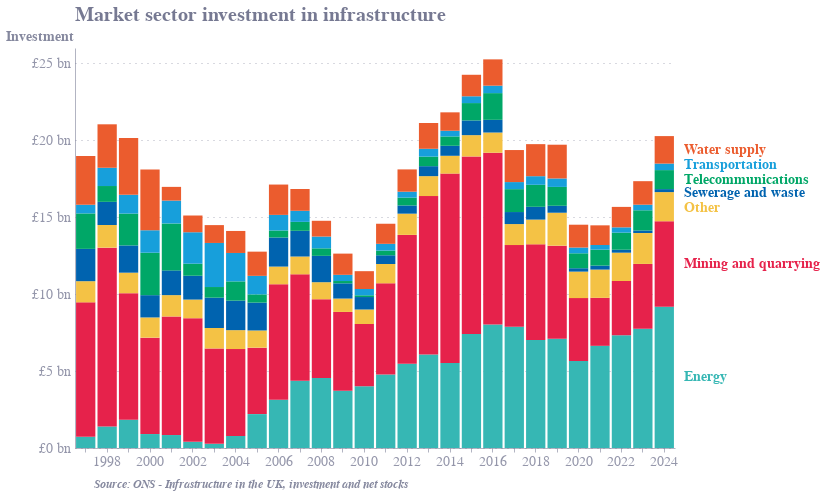

The notebook cell saved with this chart:
### Code cell
# Manual adjustments for text positioning (modify as needed)
manual_adjustments = {
    # 'Type_name': {'dx': offset_x, 'dy': offset_y}
   'Water supply': {'dx': 20, 'dy': 0},
   'Transportation': {'dx': 20, 'dy': -2.5},
   'Telecommunications': {'dx': 20, 'dy': 0},
   'Sewerage and waste': {'dx': 20, 'dy': 2},
   'Other': {'dx': 20, 'dy': 1},
}

# Apply manual adjustments to the dataframe
last_points_adj = last_points.copy()
last_points_adj['manual_dx'] = 20  # default dx
last_points_adj['manual_dy'] = 0   # default dy

for type_name, adjustments in manual_adjustments.items():
    mask = last_points_adj['Type'] == type_name
    if 'dx' in adjustments:
        last_points_adj.loc[mask, 'manual_dx'] = adjustments['dx']
    if 'dy' in adjustments:
        last_points_adj.loc[mask, 'manual_dy'] = adjustments['dy']

bars = alt.Chart(inf_sorted).mark_bar().encode(
    x=alt.X('Year:N',
            title='Source: ONS - Infrastructure in the UK, investment and net stocks', 
            axis=alt.Axis(labelExpr="datum.value % 2 == 0 ? datum.label : ''", 
                          labelFontSize=14,
                          titleFontSize=12,
                          titleX=175,
                          titleY=30,
                          titleFontStyle='italic')),
    y=alt.Y('Amount:Q', 
            title='Investment',
            axis=alt.Axis(labelExpr="'£' + datum.value / 1000 + ' bn'", 
                          labelFontSize=14, 
                          titleFontSize=14,
                          titleX=-70)),
    color=alt.Color('Type:N', sort=type_order, legend=None),
    order=alt.Order('Type:N', sort='ascending')
)

# Create individual text layers for each unique dx/dy combination
text_layers = []
for _, row in last_points_adj.iterrows():
    single_point = last_points_adj[last_points_adj.index == row.name]
    text_layer = alt.Chart(single_point).mark_text(
        align='left',
        fontWeight='bold',
        fontSize=14,
        dx=int(row['manual_dx']),
        dy=int(row['manual_dy'])
    ).encode(
        x=alt.X('Year:N'),
        y=alt.Y('stack_mid:Q'),
        text='Type:N',
        color=alt.Color('Type:N', legend=None)
    )
    text_layers.append(text_layer)

# Combine all text layers
all_text = alt.layer(*text_layers)

chart = (bars + all_text).properties(width=600, height=400).properties(title={
    "text": "Market sector investment in infrastructure",
    "fontSize": 20, 
})

chart

### Figure 1 — Vega-Lite specification as saved in the notebook (floating-point values rounded to 4 significant figures; data arrays with more than 128 entries replaced by an {"elided": "..."} marker saying what was removed)
{"config": {"font": "Circular Std", "text": {"color": "#676A86", "align": "left", "baseline": "middle", "dx": 7, "dy": 0, "fontSize": 11}, "view": {"stroke": null, "continuousWidth": 400, "continuousHeight": 300, "discreteWidth": 400, "discreteHeight": 300}, "range": {"category": ["#36B7B4", "#E6224B", "#F4C245", "#0063AF", "#00A767", "#179FDB", "#EB5C2E"], "diverging": ["#E6224B", "#E54753", "#C9C9C9", "#179FDB", "#122B39"], "heatmap": ["#C9C9C9", "#179FDB", "#0063AF", "#122B39"], "ordinal": ["#00A767", "#36B7B4", "#179FDB", "#0063AF", "#243B5A"]}, "bar": {"color": "#179fdb"}, "line": {"color": "#e6224b"}, "rule": {"color": "#676A86"}, "area": {"opacity": 0.3}, "point": {"filled": true, "size": 80, "color": "#e6224b", "opacity": 0.95}, "geoshape": {"stroke": "white", "strokeWidth": 0.3}, "rect": {"fill": "#d6d4d4", "opacity": 0.3}, "axis": {"labelColor": "#676A86", "labelFontSize": 11, "labelFont": "Circular Std", "labelOpacity": 0.7, "tickColor": "#676A86", "tickOpacity": 0.5, "domainColor": "#676A86", "domainOpacity": 0.5, "gridColor": "#676A86", "gridDash": [2, 2], "gridOpacity": 0.5, "title": null, "titleColor": "#676A86", "titleOpacity": 0.8, "tickSize": 4}, "axisXDiscrete": {"grid": false, "labelAngle": 0, "tickCount": 10, "tickOpacity": 0.5, "title": null}, "axisYDiscrete": {"ticks": false, "labelPadding": 5}, "axisXTemporal": {"grid": false, "ticks": true}, "axisXQuantitative": {"grid": true}, "axisYQuantitative": {"gridColor": "#676A86", "gridDash": [1, 5], "gridOpacity": 0.5, "ticks": false, "labelPadding": 5, "tickCount": 8, "titleAngle": 0, "titleAlign": "left", "titleBaseline": "bottom", "titleX": 0, "titleY": -5}, "title": {"color": "#676A86E6", "subtitleColor": "#676A86", "font": "Circular Std", "subtitleFont": "Circular Std", "anchor": "start", "fontSize": 14, "subtitleFontSize": 12, "subtitlePadding": 4, "offset": 0, "frame": "group"}, "legend": {"titleColor": "#122b39", "title": null, "labelColor": "#122b39", "labelFontSize": 11}}, "layer": [{"data": {"name": "data-2769651cf709111b7a8dacb81788152f"}, "mark": {"type": "bar"}, "encoding": {"color": {"field": "Type", "legend": null, "sort": ["Water supply", "Transportation", "Telecommunications", "Sewerage and waste", "Other", "Mining and quarrying", "Energy"], "type": "nominal"}, "order": {"field": "Type", "sort": "ascending", "type": "nominal"}, "x": {"axis": {"labelExpr": "datum.value % 2 == 0 ? datum.label : ''", "labelFontSize": 14, "titleFontSize": 12, "titleFontStyle": "italic", "titleX": 175, "titleY": 30}, "field": "Year", "title": "Source: ONS - Infrastructure in the UK, investment and net stocks", "type": "nominal"}, "y": {"axis": {"labelExpr": "'£' + datum.value / 1000 + ' bn'", "labelFontSize": 14, "titleFontSize": 14, "titleX": -70}, "field": "Amount", "title": "Investment", "type": "quantitative"}}}, {"layer": [{"data": {"name": "data-046b7ebb70a8a84da003533d8ac1185f"}, "mark": {"type": "text", "align": "left", "dx": 20, "dy": 0, "fontSize": 14, "fontWeight": "bold"}, "encoding": {"color": {"field": "Type", "legend": null, "type": "nominal"}, "text": {"field": "Type", "type": "nominal"}, "x": {"field": "Year", "type": "nominal"}, "y": {"field": "stack_mid", "type": "quantitative"}}}, {"data": {"name": "data-0dd6e5504d3fe0e7158a9d91a2107e42"}, "mark": {"type": "text", "align": "left", "dx": 20, "dy": 0, "fontSize": 14, "fontWeight": "bold"}, "encoding": {"color": {"field": "Type", "legend": null, "type": "nominal"}, "text": {"field": "Type", "type": "nominal"}, "x": {"field": "Year", "type": "nominal"}, "y": {"field": "stack_mid", "type": "quantitative"}}}, {"data": {"name": "data-33c79e80d4e8aba1985c351b6168aba6"}, "mark": {"type": "text", "align": "left", "dx": 20, "dy": 1, "fontSize": 14, "fontWeight": "bold"}, "encoding": {"color": {"field": "Type", "legend": null, "type": "nominal"}, "text": {"field": "Type", "type": "nominal"}, "x": {"field": "Year", "type": "nominal"}, "y": {"field": "stack_mid", "type": "quantitative"}}}, {"data": {"name": "data-f97803a79efb649b082b06b50ede1f4d"}, "mark": {"type": "text", "align": "left", "dx": 20, "dy": 2, "fontSize": 14, "fontWeight": "bold"}, "encoding": {"color": {"field": "Type", "legend": null, "type": "nominal"}, "text": {"field": "Type", "type": "nominal"}, "x": {"field": "Year", "type": "nominal"}, "y": {"field": "stack_mid", "type": "quantitative"}}}, {"data": {"name": "data-e2f9f3855d53906b6e3c75649594dbba"}, "mark": {"type": "text", "align": "left", "dx": 20, "dy": 0, "fontSize": 14, "fontWeight": "bold"}, "encoding": {"color": {"field": "Type", "legend": null, "type": "nominal"}, "text": {"field": "Type", "type": "nominal"}, "x": {"field": "Year", "type": "nominal"}, "y": {"field": "stack_mid", "type": "quantitative"}}}, {"data": {"name": "data-47ce2547f6e85426df5c3f727c2ed763"}, "mark": {"type": "text", "align": "left", "dx": 20, "dy": -2, "fontSize": 14, "fontWeight": "bold"}, "encoding": {"color": {"field": "Type", "legend": null, "type": "nominal"}, "text": {"field": "Type", "type": "nominal"}, "x": {"field": "Year", "type": "nominal"}, "y": {"field": "stack_mid", "type": "quantitative"}}}, {"data": {"name": "data-1690e37dc20a99e2e63479b9d54df901"}, "mark": {"type": "text", "align": "left", "dx": 20, "dy": 0, "fontSize": 14, "fontWeight": "bold"}, "encoding": {"color": {"field": "Type", "legend": null, "type": "nominal"}, "text": {"field": "Type", "type": "nominal"}, "x": {"field": "Year", "type": "nominal"}, "y": {"field": "stack_mid", "type": "quantitative"}}}]}], "height": 400, "title": {"text": "Market sector investment in infrastructure", "fontSize": 20}, "width": 600, "$schema": "https://vega.github.io/schema/vega-lite/v5.20.1.json", "datasets": {"data-2769651cf709111b7a8dacb81788152f": {"elided": "196 records"}, "data-046b7ebb70a8a84da003533d8ac1185f": [{"Year": 2024, "Type": "Energy", "Amount": 9186, "stack_top": 9186, "stack_bottom": 0, "stack_mid": 4593.0, "manual_dx": 20, "manual_dy": 0.0}], "data-0dd6e5504d3fe0e7158a9d91a2107e42": [{"Year": 2024, "Type": "Mining and quarrying", "Amount": 5553, "stack_top": 14739, "stack_bottom": 9186, "stack_mid": 11960.0, "manual_dx": 20, "manual_dy": 0.0}], "data-33c79e80d4e8aba1985c351b6168aba6": [{"Year": 2024, "Type": "Other", "Amount": 1895, "stack_top": 16634, "stack_bottom": 14739, "stack_mid": 15690.0, "manual_dx": 20, "manual_dy": 1.0}], "data-f97803a79efb649b082b06b50ede1f4d": [{"Year": 2024, "Type": "Sewerage and waste", "Amount": 194, "stack_top": 16828, "stack_bottom": 16634, "stack_mid": 16730.0, "manual_dx": 20, "manual_dy": 2.0}], "data-e2f9f3855d53906b6e3c75649594dbba": [{"Year": 2024, "Type": "Telecommunications", "Amount": 1235, "stack_top": 18063, "stack_bottom": 16828, "stack_mid": 17450.0, "manual_dx": 20, "manual_dy": 0.0}], "data-47ce2547f6e85426df5c3f727c2ed763": [{"Year": 2024, "Type": "Transportation", "Amount": 424, "stack_top": 18487, "stack_bottom": 18063, "stack_mid": 18280.0, "manual_dx": 20, "manual_dy": -2.5}], "data-1690e37dc20a99e2e63479b9d54df901": [{"Year": 2024, "Type": "Water supply", "Amount": 1787, "stack_top": 20274, "stack_bottom": 18487, "stack_mid": 19380.0, "manual_dx": 20, "manual_dy": 0.0}]}}
